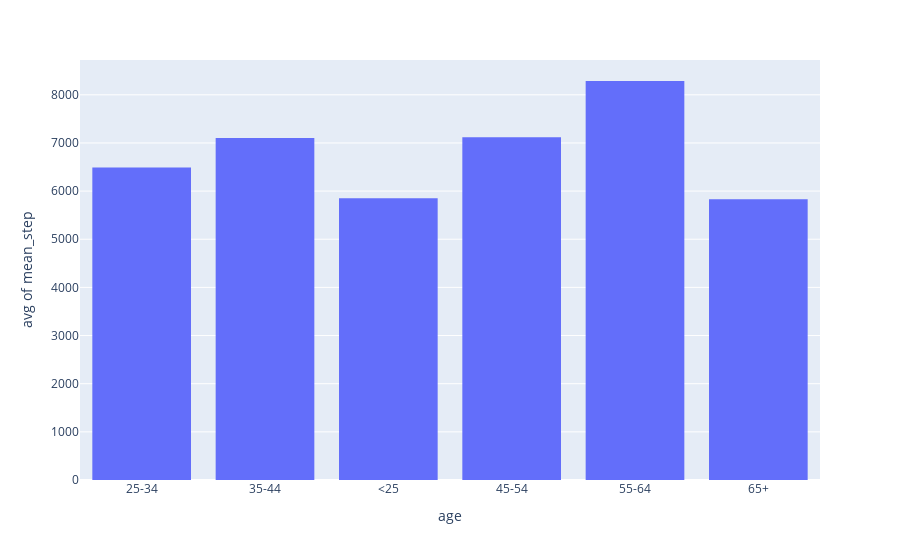

Source (notebook cell):
### Code cell
fig = px.histogram(df, x="age", y='mean_step', histfunc='avg')
fig.show()

### Figure 1 — Plotly figure (JSON) as saved in the notebook; plotly's stock layout.template omitted (floating-point values rounded to 4 significant figures; data arrays with more than 128 entries replaced by an {"elided": "..."} marker saying what was removed)
{"data": [{"alignmentgroup": "True", "bingroup": "x", "histfunc": "avg", "hovertemplate": "age=%{x}<br>avg of mean_step=%{y}<extra></extra>", "legendgroup": "", "marker": {"color": "#636efa", "pattern": {"shape": ""}}, "name": "", "offsetgroup": "", "orientation": "v", "showlegend": false, "type": "histogram", "x": {"elided": "929 str values"}, "xaxis": "x", "y": {"elided": "929 float values"}, "yaxis": "y"}], "layout": {"barmode": "relative", "legend": {"tracegroupgap": 0}, "margin": {"t": 60}, "xaxis": {"anchor": "y", "domain": [0, 1], "title": {"text": "age"}}, "yaxis": {"anchor": "x", "domain": [0, 1], "title": {"text": "avg of mean_step"}}}}
